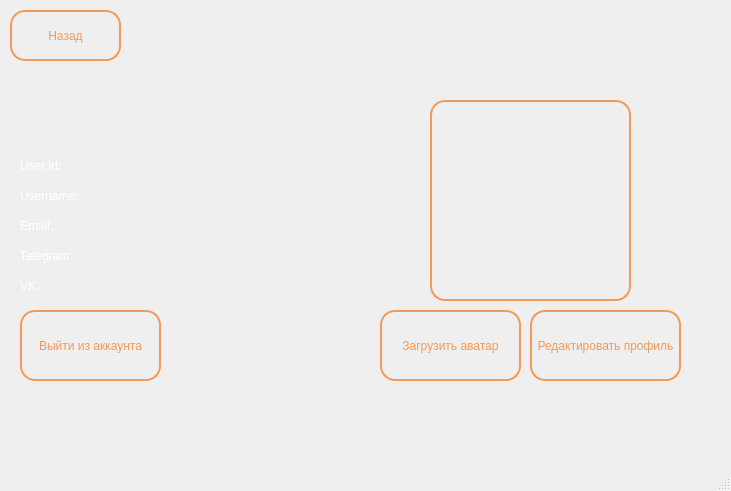
<?xml version="1.0" encoding="UTF-8"?>
<ui version="4.0">
 <class>MainWindow</class>
 <widget class="QMainWindow" name="MainWindow">
  <property name="geometry">
   <rect>
    <x>0</x>
    <y>0</y>
    <width>731</width>
    <height>491</height>
   </rect>
  </property>
  <property name="windowTitle">
   <string>MainWindow</string>
  </property>
  <widget class="QWidget" name="centralwidget">
   <widget class="QLabel" name="label">
    <property name="geometry">
     <rect>
      <x>20</x>
      <y>180</y>
      <width>71</width>
      <height>31</height>
     </rect>
    </property>
    <property name="styleSheet">
     <string notr="true">QLabel{
	color: white;
}</string>
    </property>
    <property name="text">
     <string>Username:</string>
    </property>
   </widget>
   <widget class="QLabel" name="label_2">
    <property name="geometry">
     <rect>
      <x>20</x>
      <y>210</y>
      <width>71</width>
      <height>31</height>
     </rect>
    </property>
    <property name="styleSheet">
     <string notr="true">QLabel{
	color: white;
}</string>
    </property>
    <property name="text">
     <string>Email: </string>
    </property>
   </widget>
   <widget class="QLabel" name="username_label">
    <property name="geometry">
     <rect>
      <x>80</x>
      <y>180</y>
      <width>241</width>
      <height>31</height>
     </rect>
    </property>
    <property name="styleSheet">
     <string notr="true">QLabel{
	color: white;
}</string>
    </property>
    <property name="text">
     <string/>
    </property>
   </widget>
   <widget class="QLabel" name="email_label">
    <property name="geometry">
     <rect>
      <x>60</x>
      <y>210</y>
      <width>241</width>
      <height>31</height>
     </rect>
    </property>
    <property name="styleSheet">
     <string notr="true">QLabel{
	color: white;
}</string>
    </property>
    <property name="text">
     <string/>
    </property>
   </widget>
   <widget class="QLabel" name="label_4">
    <property name="geometry">
     <rect>
      <x>20</x>
      <y>150</y>
      <width>71</width>
      <height>31</height>
     </rect>
    </property>
    <property name="styleSheet">
     <string notr="true">QLabel{
	color: white;
}</string>
    </property>
    <property name="text">
     <string>User id: </string>
    </property>
   </widget>
   <widget class="QLabel" name="user_id_label">
    <property name="geometry">
     <rect>
      <x>80</x>
      <y>150</y>
      <width>241</width>
      <height>31</height>
     </rect>
    </property>
    <property name="styleSheet">
     <string notr="true">QLabel{
	color: white;
}</string>
    </property>
    <property name="text">
     <string/>
    </property>
   </widget>
   <widget class="QPushButton" name="main_screen_btn">
    <property name="geometry">
     <rect>
      <x>10</x>
      <y>10</y>
      <width>111</width>
      <height>51</height>
     </rect>
    </property>
    <property name="styleSheet">
     <string notr="true">/* border-color: rgb(142, 74, 25);
border: 2px solid rgb(142, 74, 25); */
/* background-color: rgb(142, 74, 25); */

QPushButton {
	color: rgb(240, 155, 89);
    background-color: transparent; /* Делаем фон прозрачным */
    border: 2px solid rgb(240, 155, 89);  /* Цвет границы */
    border-radius: 15px; /* Закругление углов (по желанию) */
    padding: 5px; /* Отступы (по желанию) */
	/* border-image: linear-gradient(to right, red, yellow) 5; */
}

QPushButton:hover {
    background-color: rgba(54, 21, 8, 0.5); 
} 
</string>
    </property>
    <property name="text">
     <string>Назад</string>
    </property>
   </widget>
   <widget class="QPushButton" name="logout_btn">
    <property name="geometry">
     <rect>
      <x>20</x>
      <y>310</y>
      <width>141</width>
      <height>71</height>
     </rect>
    </property>
    <property name="styleSheet">
     <string notr="true">/* border-color: rgb(142, 74, 25);
border: 2px solid rgb(142, 74, 25); */
/* background-color: rgb(142, 74, 25); */

QPushButton {
	color: rgb(240, 155, 89);
    background-color: transparent; /* Делаем фон прозрачным */
    border: 2px solid rgb(240, 155, 89);  /* Цвет границы */
    border-radius: 15px; /* Закругление углов (по желанию) */
    padding: 5px; /* Отступы (по желанию) */
	/* border-image: linear-gradient(to right, red, yellow) 5; */
}

QPushButton:hover {
    background-color: rgba(54, 21, 8, 0.5); 
} 
</string>
    </property>
    <property name="text">
     <string>Выйти из аккаунта</string>
    </property>
   </widget>
   <widget class="QWidget" name="widget" native="true">
    <property name="geometry">
     <rect>
      <x>0</x>
      <y>-30</y>
      <width>741</width>
      <height>531</height>
     </rect>
    </property>
    <property name="styleSheet">
     <string notr="true">background-image: url('data/textures/background.jpg');
background-repeat: no-repeat; 
background-position: center;</string>
    </property>
   </widget>
   <widget class="QPushButton" name="upload_image_btn">
    <property name="geometry">
     <rect>
      <x>380</x>
      <y>310</y>
      <width>141</width>
      <height>71</height>
     </rect>
    </property>
    <property name="styleSheet">
     <string notr="true">/* border-color: rgb(142, 74, 25);
border: 2px solid rgb(142, 74, 25); */
/* background-color: rgb(142, 74, 25); */

QPushButton {
	color: rgb(240, 155, 89);
    background-color: transparent; /* Делаем фон прозрачным */
    border: 2px solid rgb(240, 155, 89);  /* Цвет границы */
    border-radius: 15px; /* Закругление углов (по желанию) */
    padding: 5px; /* Отступы (по желанию) */
	/* border-image: linear-gradient(to right, red, yellow) 5; */
}

QPushButton:hover {
    background-color: rgba(54, 21, 8, 0.5); 
} 
</string>
    </property>
    <property name="text">
     <string>Загрузить аватар</string>
    </property>
   </widget>
   <widget class="QLabel" name="image_label">
    <property name="geometry">
     <rect>
      <x>430</x>
      <y>100</y>
      <width>201</width>
      <height>201</height>
     </rect>
    </property>
    <property name="styleSheet">
     <string notr="true">/* border-color: rgb(142, 74, 25);
border: 2px solid rgb(142, 74, 25); */
/* background-color: rgb(142, 74, 25); */

QLabel {
	color: rgb(240, 155, 89);
    background-color: transparent; /* Делаем фон прозрачным */
    border: 2px solid rgb(240, 155, 89);  /* Цвет границы */
    border-radius: 15px; /* Закругление углов (по желанию) */
    padding: 5px; /* Отступы (по желанию) */
	/* border-image: linear-gradient(to right, red, yellow) 5; */
}

QPushButton:hover {
    background-color: rgba(54, 21, 8, 0.5); 
} 
</string>
    </property>
    <property name="text">
     <string/>
    </property>
   </widget>
   <widget class="QLabel" name="label_3">
    <property name="geometry">
     <rect>
      <x>20</x>
      <y>240</y>
      <width>61</width>
      <height>31</height>
     </rect>
    </property>
    <property name="styleSheet">
     <string notr="true">QLabel{
	color: white;
}</string>
    </property>
    <property name="text">
     <string>Telegram:</string>
    </property>
   </widget>
   <widget class="QLabel" name="label_5">
    <property name="geometry">
     <rect>
      <x>20</x>
      <y>270</y>
      <width>41</width>
      <height>31</height>
     </rect>
    </property>
    <property name="styleSheet">
     <string notr="true">QLabel{
	color: white;
}</string>
    </property>
    <property name="text">
     <string>VK:</string>
    </property>
   </widget>
   <widget class="QLabel" name="telegram_label">
    <property name="geometry">
     <rect>
      <x>70</x>
      <y>240</y>
      <width>241</width>
      <height>31</height>
     </rect>
    </property>
    <property name="styleSheet">
     <string notr="true">QLabel{
	color: white;
}</string>
    </property>
    <property name="text">
     <string/>
    </property>
   </widget>
   <widget class="QLabel" name="vk_label">
    <property name="geometry">
     <rect>
      <x>40</x>
      <y>270</y>
      <width>241</width>
      <height>31</height>
     </rect>
    </property>
    <property name="styleSheet">
     <string notr="true">QLabel{
	color: white;
}</string>
    </property>
    <property name="text">
     <string/>
    </property>
   </widget>
   <widget class="QPushButton" name="edit_profile_btn">
    <property name="geometry">
     <rect>
      <x>530</x>
      <y>310</y>
      <width>151</width>
      <height>71</height>
     </rect>
    </property>
    <property name="styleSheet">
     <string notr="true">/* border-color: rgb(142, 74, 25);
border: 2px solid rgb(142, 74, 25); */
/* background-color: rgb(142, 74, 25); */

QPushButton {
	color: rgb(240, 155, 89);
    background-color: transparent; /* Делаем фон прозрачным */
    border: 2px solid rgb(240, 155, 89);  /* Цвет границы */
    border-radius: 15px; /* Закругление углов (по желанию) */
    padding: 5px; /* Отступы (по желанию) */
	/* border-image: linear-gradient(to right, red, yellow) 5; */
}

QPushButton:hover {
    background-color: rgba(54, 21, 8, 0.5); 
} 
</string>
    </property>
    <property name="text">
     <string>Редактировать профиль</string>
    </property>
   </widget>
   <zorder>widget</zorder>
   <zorder>label</zorder>
   <zorder>label_2</zorder>
   <zorder>username_label</zorder>
   <zorder>email_label</zorder>
   <zorder>label_4</zorder>
   <zorder>user_id_label</zorder>
   <zorder>main_screen_btn</zorder>
   <zorder>logout_btn</zorder>
   <zorder>upload_image_btn</zorder>
   <zorder>image_label</zorder>
   <zorder>label_3</zorder>
   <zorder>label_5</zorder>
   <zorder>telegram_label</zorder>
   <zorder>vk_label</zorder>
   <zorder>edit_profile_btn</zorder>
  </widget>
  <widget class="QMenuBar" name="menubar">
   <property name="geometry">
    <rect>
     <x>0</x>
     <y>0</y>
     <width>731</width>
     <height>21</height>
    </rect>
   </property>
  </widget>
  <widget class="QStatusBar" name="statusbar"/>
 </widget>
 <resources/>
 <connections/>
</ui>
